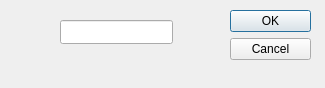
<?xml version="1.0" encoding="UTF-8"?>
<ui version="4.0">
 <class>DialogForm</class>
 <widget class="QDialog" name="DialogForm">
  <property name="geometry">
   <rect>
    <x>0</x>
    <y>0</y>
    <width>325</width>
    <height>88</height>
   </rect>
  </property>
  <property name="focusPolicy">
   <enum>Qt::NoFocus</enum>
  </property>
  <property name="windowTitle">
   <string>Dialog</string>
  </property>
  <widget class="QDialogButtonBox" name="buttonBox">
   <property name="geometry">
    <rect>
     <x>230</x>
     <y>10</y>
     <width>81</width>
     <height>81</height>
    </rect>
   </property>
   <property name="orientation">
    <enum>Qt::Vertical</enum>
   </property>
   <property name="standardButtons">
    <set>QDialogButtonBox::Cancel|QDialogButtonBox::Ok</set>
   </property>
  </widget>
  <widget class="QLineEdit" name="lineserch">
   <property name="geometry">
    <rect>
     <x>60</x>
     <y>20</y>
     <width>113</width>
     <height>24</height>
    </rect>
   </property>
   <property name="text">
    <string/>
   </property>
  </widget>
 </widget>
 <tabstops>
  <tabstop>lineserch</tabstop>
  <tabstop>buttonBox</tabstop>
 </tabstops>
 <resources/>
 <connections>
  <connection>
   <sender>buttonBox</sender>
   <signal>accepted()</signal>
   <receiver>DialogForm</receiver>
   <slot>accept()</slot>
   <hints>
    <hint type="sourcelabel">
     <x>248</x>
     <y>90</y>
    </hint>
    <hint type="destinationlabel">
     <x>157</x>
     <y>107</y>
    </hint>
   </hints>
  </connection>
  <connection>
   <sender>buttonBox</sender>
   <signal>rejected()</signal>
   <receiver>DialogForm</receiver>
   <slot>reject()</slot>
   <hints>
    <hint type="sourcelabel">
     <x>310</x>
     <y>90</y>
    </hint>
    <hint type="destinationlabel">
     <x>286</x>
     <y>107</y>
    </hint>
   </hints>
  </connection>
 </connections>
</ui>
